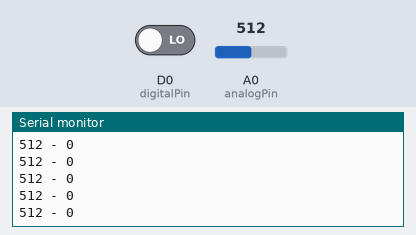
The sketch below on a simulated ESP8266 (NodeMCU). Shown: the last lines printed to the serial monitor. Inputs (shaded band) come from the test bench; at power-on: A0 (analogPin) = 512, D0 (digitalPin) LOW.

Above: at 1.2 s.
1.3 s: A0 (analogPin) set to 716
At 1.31 s:
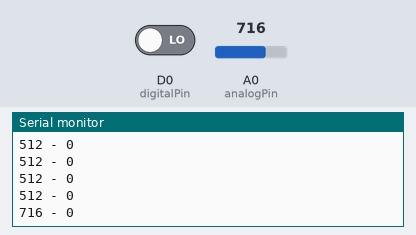
2.8 s: D0 (digitalPin) driven HIGH
At 2.81 s:
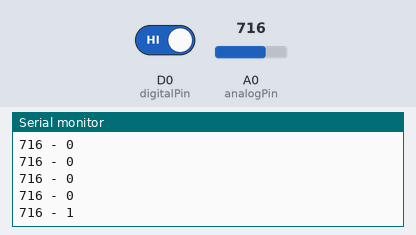
4.3 s: A0 (analogPin) set to 900
At 4.31 s:
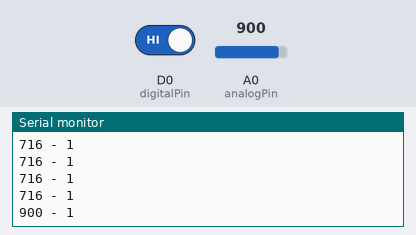
5.8 s: D0 (digitalPin) driven LOW
At 5.82 s:
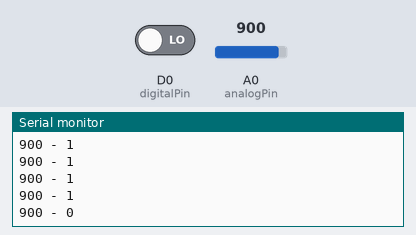
Timing chart, 0 to 8.3 s (numbered marks = the images above; inputs shaded):
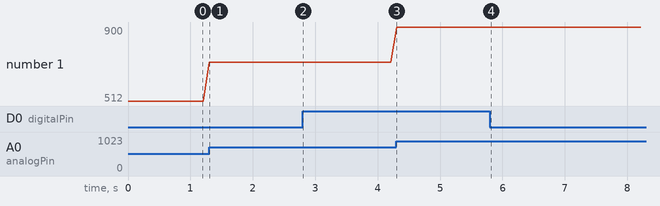

Measured:
- after the input at 1.3 s, the serial monitor: prints a new line at once (image 1)
- after the input at 2.8 s, the serial monitor: prints a new line at once (image 2)
- after the input at 4.3 s, the serial monitor: prints a new line at once (image 3)
- after the input at 5.8 s, the serial monitor: prints a new line at once (image 4)
- plotted number 1: 512 → 716 after the input at 1.3 s, 716 → 900 after the input at 4.3 s

The sketch:

KY025_Reed_Switch.ino
```cpp
// for Arduino microcontroller
//int analogPin = A0;
//int digitalPin = 8;

// for ESP8266 microcontroller
int analogPin = A0;
int digitalPin = D0;

// for ESP32 microcontroller
//int analogPin = 4;
//int digitalPin = 2;

void setup() {
  pinMode(analogPin, INPUT);
  pinMode(digitalPin, INPUT);
  Serial.begin(9600);
}

void loop() {
  int analogVal = analogRead(analogPin);
  int digitalVal = digitalRead(digitalPin);

  Serial.print(analogVal);
  Serial.print(" - ");
  Serial.println(digitalVal);

  delay(100);
}
```
